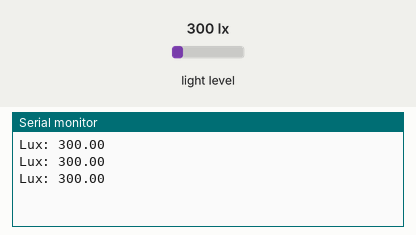
Recording of a sketch running on a simulated ESP32. Parts: the last lines printed to the serial monitor. The test bench sets the inputs (shaded band); at power-on: light level 300 lx.

Above: at 1.7 s.
1.8 s: light level set to 40 lx
At 2.5 s:
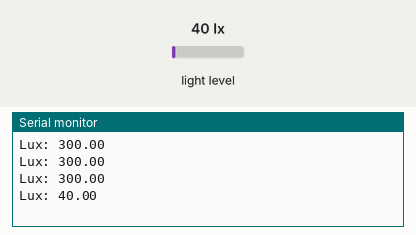
3.3 s: light level set to 500 lx
At 4.0 s:
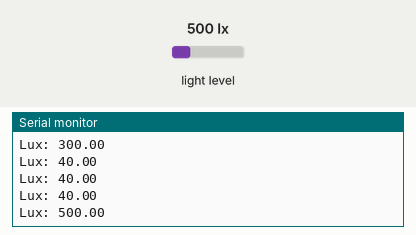
Timing chart, 0 to 6.3 s (numbered marks = the images above; inputs shaded):
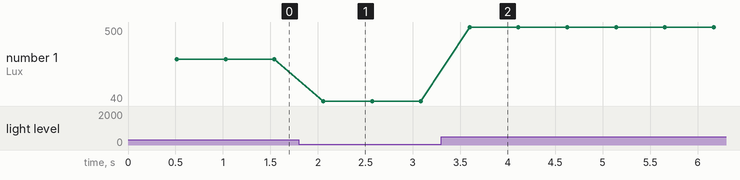

Measured:
- after the input at 1.8 s, the serial monitor: prints a new line after 0.26 s (image 1)
- after the input at 3.3 s, the serial monitor: prints a new line after 0.30 s (image 2)
- plotted number 1: 300 → 40 after the input at 1.8 s, 40 → 500 after the input at 3.3 s

The sketch:

ESP_Light_Sensor.ino
```cpp
#include <Wire.h>
#include <Adafruit_Sensor.h>
#include <Adafruit_TSL2561_U.h>
#include <math.h>

// Create the sensor instance (address 0x39 by default)
Adafruit_TSL2561_Unified tsl = Adafruit_TSL2561_Unified(TSL2561_ADDR_FLOAT, 12345);

void setup() {
  Serial.begin(115200);
  // Initialize I2C on our chosen pins
  Wire.begin(8, 9);
  // Initialize the sensor
  if (!tsl.begin()) {
    Serial.println("TSL2561 not found");
    while (1);
  }
  // Configure gain/exposure for your lighting range
  tsl.setGain(TSL2561_GAIN_1X);            // No gain for bright light
  tsl.setIntegrationTime(TSL2561_INTEGRATIONTIME_101MS);
  // Let the sensor settle
  delay(500);
}

void loop() {
  sensors_event_t event;
  tsl.getEvent(&event);

  if (isnan(event.light)) {
    Serial.println("Sensor error");
  } else {
    Serial.print("Lux: ");
    Serial.println(event.light, 2);
  }

  delay(500);
}
```
